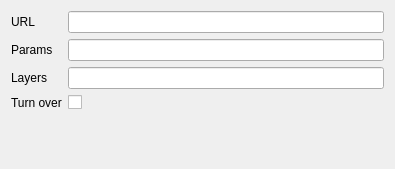
<?xml version="1.0" encoding="UTF-8"?>
<ui version="4.0">
 <class>Form</class>
 <widget class="QWidget" name="Form">
  <property name="geometry">
   <rect>
    <x>0</x>
    <y>0</y>
    <width>395</width>
    <height>169</height>
   </rect>
  </property>
  <property name="windowTitle">
   <string>Form</string>
  </property>
  <layout class="QFormLayout" name="formLayout">
   <property name="fieldGrowthPolicy">
    <enum>QFormLayout::ExpandingFieldsGrow</enum>
   </property>
   <item row="0" column="0">
    <widget class="QLabel" name="uRLLabel">
     <property name="text">
      <string>URL</string>
     </property>
    </widget>
   </item>
   <item row="0" column="1">
    <widget class="QLineEdit" name="txtUrl"/>
   </item>
   <item row="1" column="0">
    <widget class="QLabel" name="paramsLabel">
     <property name="enabled">
      <bool>true</bool>
     </property>
     <property name="text">
      <string>Params</string>
     </property>
    </widget>
   </item>
   <item row="1" column="1">
    <widget class="QLineEdit" name="txtParams">
     <property name="enabled">
      <bool>true</bool>
     </property>
    </widget>
   </item>
   <item row="2" column="0">
    <widget class="QLabel" name="layersLabel">
     <property name="enabled">
      <bool>true</bool>
     </property>
     <property name="text">
      <string>Layers</string>
     </property>
    </widget>
   </item>
   <item row="2" column="1">
    <widget class="QLineEdit" name="txtLayers">
     <property name="enabled">
      <bool>true</bool>
     </property>
    </widget>
   </item>
   <item row="3" column="0">
    <widget class="QLabel" name="turnOverLabel">
     <property name="enabled">
      <bool>true</bool>
     </property>
     <property name="text">
      <string>Turn over</string>
     </property>
    </widget>
   </item>
   <item row="3" column="1">
    <widget class="QCheckBox" name="chkTurnOver">
     <property name="enabled">
      <bool>true</bool>
     </property>
    </widget>
   </item>
  </layout>
 </widget>
 <resources/>
 <connections/>
</ui>
